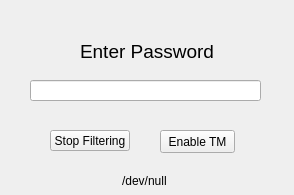
<?xml version="1.0" encoding="UTF-8"?>
<ui version="4.0">
 <class>MainWindow</class>
 <widget class="QMainWindow" name="MainWindow">
  <property name="geometry">
   <rect>
    <x>0</x>
    <y>0</y>
    <width>294</width>
    <height>195</height>
   </rect>
  </property>
  <property name="sizePolicy">
   <sizepolicy hsizetype="Fixed" vsizetype="Fixed">
    <horstretch>0</horstretch>
    <verstretch>0</verstretch>
   </sizepolicy>
  </property>
  <property name="windowTitle">
   <string>AccessSuperviser</string>
  </property>
  <widget class="QWidget" name="centralwidget">
   <widget class="QPushButton" name="PB_Stop">
    <property name="geometry">
     <rect>
      <x>50</x>
      <y>130</y>
      <width>80</width>
      <height>21</height>
     </rect>
    </property>
    <property name="text">
     <string>Stop Filtering</string>
    </property>
    <property name="shortcut">
     <string>Return</string>
    </property>
   </widget>
   <widget class="QLineEdit" name="LE_Pswd">
    <property name="geometry">
     <rect>
      <x>30</x>
      <y>80</y>
      <width>231</width>
      <height>21</height>
     </rect>
    </property>
   </widget>
   <widget class="QLineEdit" name="LE_EnterPswd">
    <property name="enabled">
     <bool>true</bool>
    </property>
    <property name="geometry">
     <rect>
      <x>32</x>
      <y>40</y>
      <width>231</width>
      <height>21</height>
     </rect>
    </property>
    <property name="font">
     <font>
      <pointsize>14</pointsize>
     </font>
    </property>
    <property name="styleSheet">
     <string notr="true">background-color: rgba(255,255,255,0);
border: 0;</string>
    </property>
    <property name="text">
     <string>Enter Password</string>
    </property>
    <property name="alignment">
     <set>Qt::AlignCenter</set>
    </property>
    <property name="readOnly">
     <bool>true</bool>
    </property>
   </widget>
   <widget class="QLineEdit" name="LE_Dir">
    <property name="geometry">
     <rect>
      <x>0</x>
      <y>170</y>
      <width>291</width>
      <height>21</height>
     </rect>
    </property>
    <property name="mouseTracking">
     <bool>true</bool>
    </property>
    <property name="acceptDrops">
     <bool>false</bool>
    </property>
    <property name="styleSheet">
     <string notr="true">background-color: rgba(0,0,0,0);
border: 0px;</string>
    </property>
    <property name="text">
     <string>/dev/null</string>
    </property>
    <property name="alignment">
     <set>Qt::AlignCenter</set>
    </property>
    <property name="readOnly">
     <bool>true</bool>
    </property>
    <property name="placeholderText">
     <string>12.3</string>
    </property>
   </widget>
   <widget class="QPushButton" name="PB_enTM">
    <property name="geometry">
     <rect>
      <x>160</x>
      <y>130</y>
      <width>75</width>
      <height>23</height>
     </rect>
    </property>
    <property name="whatsThis">
     <string>Enable Task Manager if previous time program failed</string>
    </property>
    <property name="text">
     <string>Enable TM</string>
    </property>
   </widget>
  </widget>
 </widget>
 <resources/>
 <connections/>
</ui>
